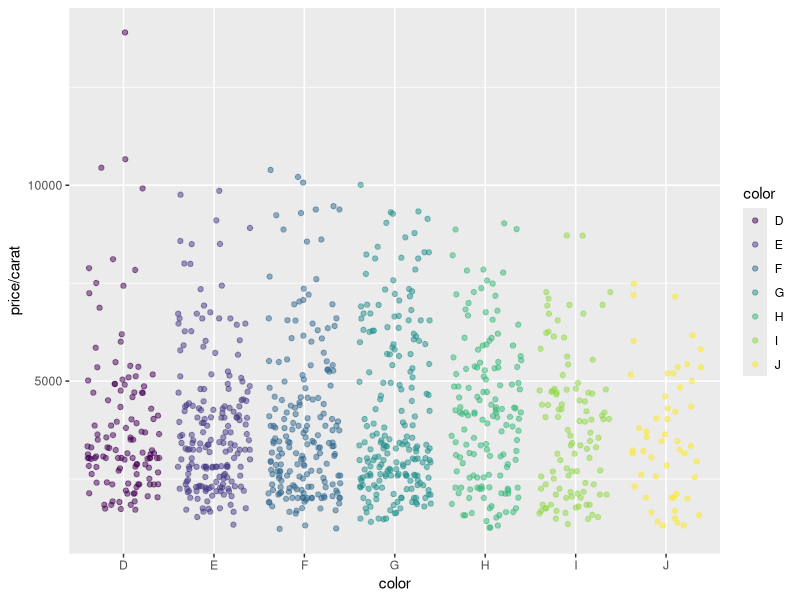
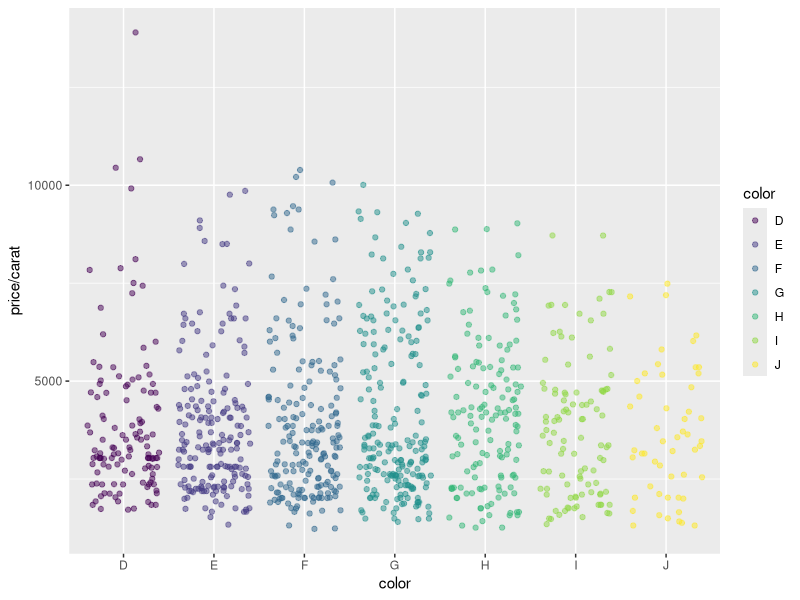

Here is the R script that generated these plots, in order:
## ---- chunk 1
library(knitr)
kable(iris[1:12,])
## ---- chunk 2
library(ggplot2)
dsmall <- diamonds[sample(nrow(diamonds), 1000), ]
ggplot(dsmall, aes(color, price/carat)) + geom_jitter(alpha = I(1 / 2), aes(color=color))
## ---- chunk 3
png("myplot.png")
ggplot(dsmall, aes(color, price/carat)) + geom_jitter(alpha = I(1 / 2), aes(color=color))
dev.off()
